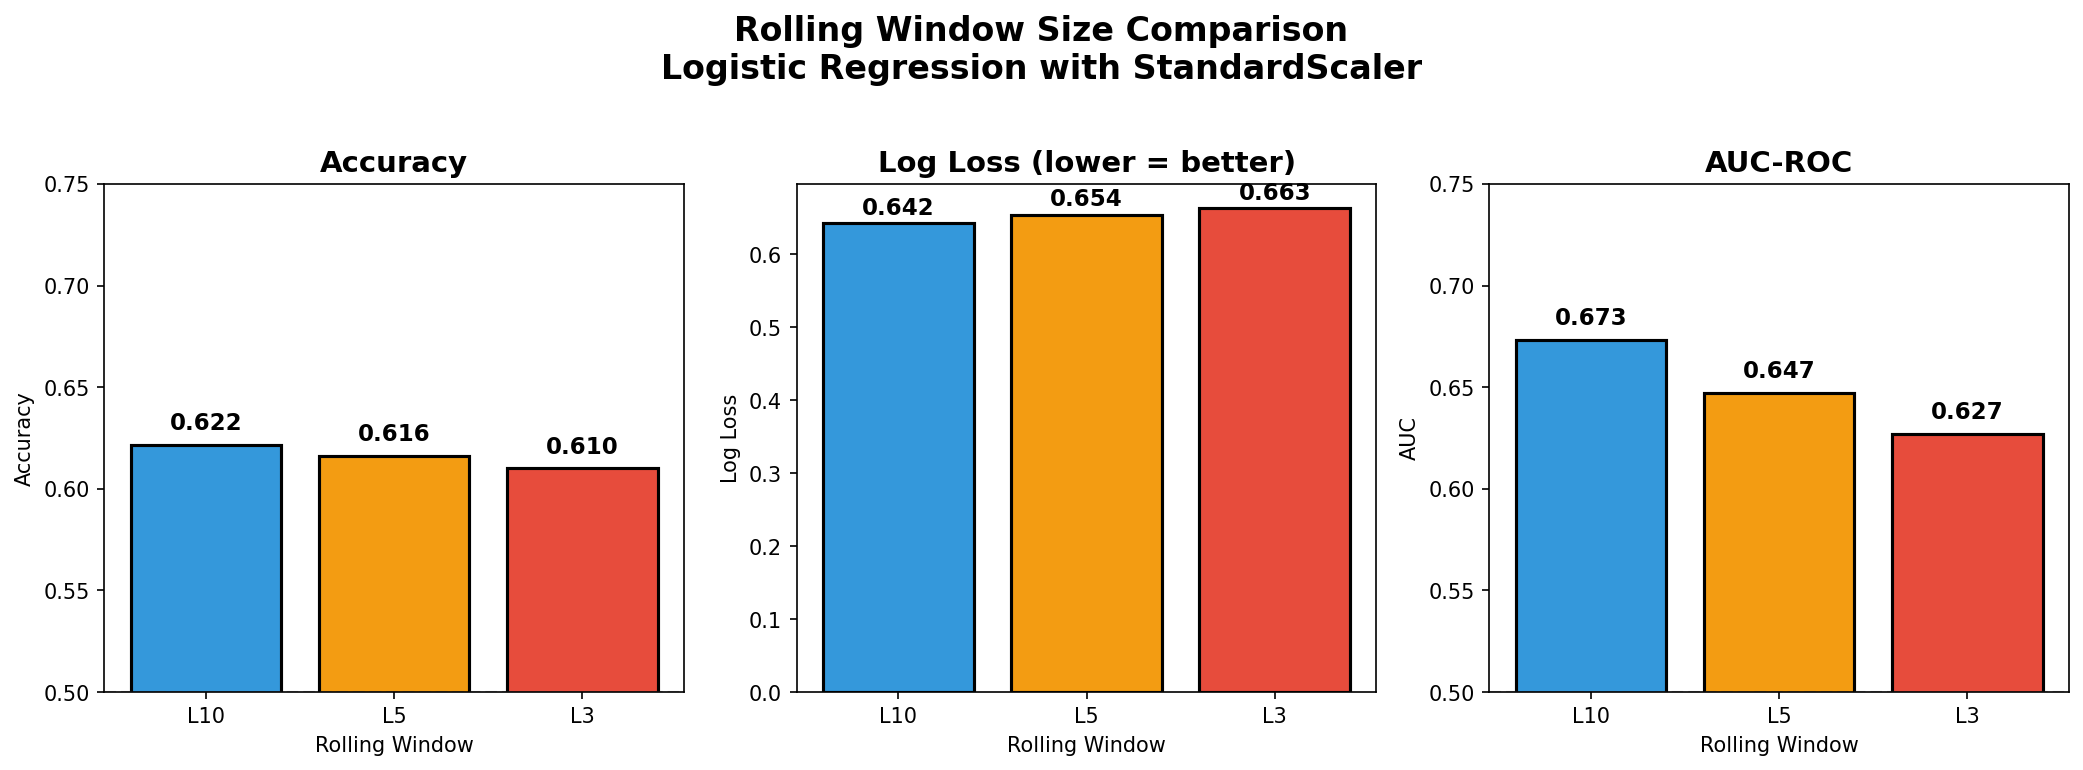

Write Python code to recreate this figure.
"""
Rolling Window Comparison - L3 vs L5 vs L10

This script:
1. Loads all 3 datasets (L3, L5, L10)
2. Creates logistic regression models using Pipeline with StandardScaler
3. Evaluates each model on test data
4. Compares performance across window sizes
"""

import pandas as pd
import numpy as np
import matplotlib.pyplot as plt
from sklearn.linear_model import LogisticRegression
from sklearn.pipeline import make_pipeline
from sklearn.preprocessing import StandardScaler
from sklearn.metrics import accuracy_score, log_loss, roc_auc_score, classification_report
import warnings
warnings.filterwarnings('ignore')

print("=" * 70)
print("ROLLING WINDOW COMPARISON: L3 vs L5 vs L10")
print("=" * 70)

# =============================================================================
# 1. Load Datasets
# =============================================================================
print("\n[1] Loading datasets...")

datasets = {
    'L3': 'nba_matchups_with_features_L3.csv',
    'L5': 'nba_matchups_with_features_L5.csv',
    'L10': 'nba_matchups_with_features.csv'
}

data = {}
for name, filename in datasets.items():
    try:
        data[name] = pd.read_csv(filename)
        print(f"  ✓ {name}: {len(data[name]):,} rows loaded from {filename}")
    except FileNotFoundError:
        print(f"  ✗ {name}: {filename} not found - run the data wrangling notebook first!")

# =============================================================================
# 2. Define Feature Sets
# =============================================================================
print("\n[2] Defining features...")

def get_features(suffix):
    """Get feature names for a given window suffix (L3, L5, L10)"""
    return [
        f'off_rtg_{suffix}_diff',
        f'def_rtg_{suffix}_diff', 
        f'net_rtg_{suffix}_diff',
        f'efg_pct_{suffix}_diff',
        f'3p_pct_{suffix}_diff',
        f'3pa_rate_{suffix}_diff',
        f'win_pct_{suffix}_diff',
        f'pace_{suffix}_diff',
        f'to_pct_{suffix}_diff',
        f'ft_rate_{suffix}_diff',
        f'oreb_pct_{suffix}_diff',
        f'ast_ratio_{suffix}_diff',
        f'stl_pct_{suffix}_diff',
        f'blk_pct_{suffix}_diff',
        f'pts_std_{suffix}_diff',
        'win_streak_diff',
        'rest_advantage',
        'is_b2b_home',
        'is_b2b_away'
    ]

# =============================================================================
# 3. Train and Evaluate Models
# =============================================================================
print("\n[3] Training models with Pipeline (StandardScaler + LogisticRegression)...")

results = []
models = {}

for window_name, df in data.items():
    print(f"\n{'─' * 50}")
    print(f"  {window_name} ROLLING WINDOW")
    print(f"{'─' * 50}")
    
    # Get features for this window
    features = get_features(window_name)
    
    # Check available features
    available = [f for f in features if f in df.columns]
    missing = [f for f in features if f not in df.columns]
    
    if missing:
        print(f"  Warning: Missing features: {missing}")
    
    print(f"  Features: {len(available)}/{len(features)}")
    
    # Prepare X and y
    df_clean = df.dropna(subset=available + ['win_away', 'season'])
    X = df_clean[available]
    y = df_clean['win_away']
    seasons = df_clean['season']
    
    # Time-based train/test split
    # Train: 2022, 2023 | Test: 2024
    train_mask = seasons.isin([2022, 2023])
    test_mask = seasons == 2024
    
    X_train, X_test = X[train_mask], X[test_mask]
    y_train, y_test = y[train_mask], y[test_mask]
    
    print(f"  Train: {len(X_train):,} games (2022-2023)")
    print(f"  Test:  {len(X_test):,} games (2024)")
    
    # ===========================================
    # CREATE PIPELINE: StandardScaler + LogReg
    # ===========================================
    pipeline = make_pipeline(
        StandardScaler(),
        LogisticRegression(
            max_iter=1000,
            random_state=42,
            solver='lbfgs'
        )
    )
    
    # Fit the pipeline
    pipeline.fit(X_train, y_train)
    
    # Store model
    models[window_name] = pipeline
    
    # ===========================================
    # EVALUATE ON TEST DATA
    # ===========================================
    y_pred = pipeline.predict(X_test)
    y_prob = pipeline.predict_proba(X_test)[:, 1]
    
    # Calculate metrics
    acc = accuracy_score(y_test, y_pred)
    ll = log_loss(y_test, y_prob)
    auc = roc_auc_score(y_test, y_prob)
    
    print(f"\n  Results on 2024 Test Set:")
    print(f"  ├── Accuracy:  {acc:.4f} ({acc*100:.2f}%)")
    print(f"  ├── Log Loss:  {ll:.4f}")
    print(f"  └── AUC:       {auc:.4f}")
    
    # Store results
    results.append({
        'Window': window_name,
        'Train_Size': len(X_train),
        'Test_Size': len(X_test),
        'Accuracy': acc,
        'Log_Loss': ll,
        'AUC': auc
    })

# =============================================================================
# 4. Summary Comparison
# =============================================================================
print("\n" + "=" * 70)
print("SUMMARY COMPARISON")
print("=" * 70)

results_df = pd.DataFrame(results)
results_df = results_df.sort_values('Accuracy', ascending=False)

print("\n" + results_df.to_string(index=False))

# Find best model
best_acc = results_df.loc[results_df['Accuracy'].idxmax()]
best_ll = results_df.loc[results_df['Log_Loss'].idxmin()]
best_auc = results_df.loc[results_df['AUC'].idxmax()]

print(f"\n🏆 Best by Accuracy:  {best_acc['Window']} ({best_acc['Accuracy']:.4f})")
print(f"🏆 Best by Log Loss:  {best_ll['Window']} ({best_ll['Log_Loss']:.4f})")
print(f"🏆 Best by AUC:       {best_auc['Window']} ({best_auc['AUC']:.4f})")

# =============================================================================
# 5. Visualization
# =============================================================================
print("\n[5] Creating visualizations...")

fig, axes = plt.subplots(1, 3, figsize=(14, 5))

# Color scheme
colors = {'L3': '#e74c3c', 'L5': '#f39c12', 'L10': '#3498db'}
bar_colors = [colors[w] for w in results_df['Window']]

# Plot 1: Accuracy
ax1 = axes[0]
bars1 = ax1.bar(results_df['Window'], results_df['Accuracy'], color=bar_colors, edgecolor='black', linewidth=1.5)
ax1.set_title('Accuracy', fontsize=14, fontweight='bold')
ax1.set_ylabel('Accuracy')
ax1.set_xlabel('Rolling Window')
ax1.set_ylim([0.5, 0.75])
ax1.axhline(y=0.5, color='gray', linestyle='--', alpha=0.5, label='Random guess')
for bar, val in zip(bars1, results_df['Accuracy']):
    ax1.text(bar.get_x() + bar.get_width()/2, bar.get_height() + 0.005, 
             f'{val:.3f}', ha='center', va='bottom', fontsize=11, fontweight='bold')

# Plot 2: Log Loss (lower is better)
ax2 = axes[1]
bars2 = ax2.bar(results_df['Window'], results_df['Log_Loss'], color=bar_colors, edgecolor='black', linewidth=1.5)
ax2.set_title('Log Loss (lower = better)', fontsize=14, fontweight='bold')
ax2.set_ylabel('Log Loss')
ax2.set_xlabel('Rolling Window')
for bar, val in zip(bars2, results_df['Log_Loss']):
    ax2.text(bar.get_x() + bar.get_width()/2, bar.get_height() + 0.005, 
             f'{val:.3f}', ha='center', va='bottom', fontsize=11, fontweight='bold')

# Plot 3: AUC
ax3 = axes[2]
bars3 = ax3.bar(results_df['Window'], results_df['AUC'], color=bar_colors, edgecolor='black', linewidth=1.5)
ax3.set_title('AUC-ROC', fontsize=14, fontweight='bold')
ax3.set_ylabel('AUC')
ax3.set_xlabel('Rolling Window')
ax3.set_ylim([0.5, 0.75])
ax3.axhline(y=0.5, color='gray', linestyle='--', alpha=0.5, label='Random guess')
for bar, val in zip(bars3, results_df['AUC']):
    ax3.text(bar.get_x() + bar.get_width()/2, bar.get_height() + 0.005, 
             f'{val:.3f}', ha='center', va='bottom', fontsize=11, fontweight='bold')

plt.suptitle('Rolling Window Size Comparison\nLogistic Regression with StandardScaler', 
             fontsize=16, fontweight='bold', y=1.02)
plt.tight_layout()
plt.savefig('rolling_window_comparison.png', dpi=150, bbox_inches='tight')
plt.show()

print("  ✓ Saved: rolling_window_comparison.png")

# =============================================================================
# 6. Feature Importance (from L10 model as example)
# =============================================================================
print("\n[6] Feature coefficients (from best model)...")

# Get the logistic regression from the pipeline
best_window = best_acc['Window']
best_pipeline = models[best_window]
logreg = best_pipeline.named_steps['logisticregression']
feature_names = get_features(best_window)
available_features = [f for f in feature_names if f in data[best_window].columns]

# Get coefficients
coef_df = pd.DataFrame({
    'Feature': available_features,
    'Coefficient': logreg.coef_[0]
})
coef_df['Abs_Coef'] = coef_df['Coefficient'].abs()
coef_df = coef_df.sort_values('Abs_Coef', ascending=False)

print(f"\nTop 10 Most Important Features ({best_window} model):")
print("-" * 50)
for i, row in coef_df.head(10).iterrows():
    direction = "↑ Away wins" if row['Coefficient'] > 0 else "↓ Home wins"
    print(f"  {row['Feature']:25s} {row['Coefficient']:+.4f}  ({direction})")

# =============================================================================
# 7. Save Results
# =============================================================================
print("\n[7] Saving results...")

results_df.to_csv('rolling_window_results.csv', index=False)
print("  ✓ Saved: rolling_window_results.csv")

coef_df.to_csv('feature_coefficients.csv', index=False)
print("  ✓ Saved: feature_coefficients.csv")

print("\n" + "=" * 70)
print("COMPARISON COMPLETE!")
print("=" * 70)

